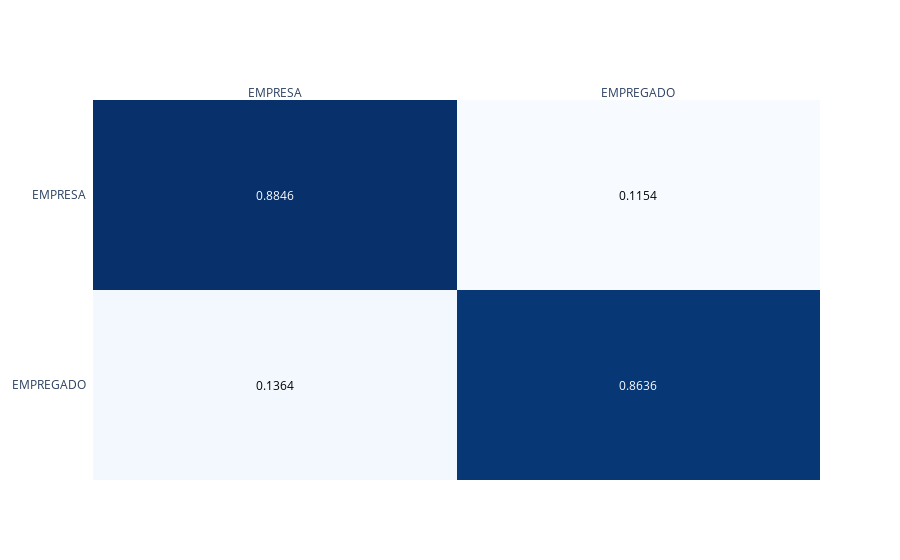

The notebook cell saved with this chart:
### Markdown cell above
## K-nearest Neighbor

### Code cell
from sklearn.neighbors import KNeighborsClassifier

text_clf = Pipeline([('vect', CountVectorizer()),
                     ('tfidf', TfidfTransformer()),
                     ('clf', KNeighborsClassifier()),
                     ])
metricas = treinar_cv(text_clf, "K-nearest Neighbor")
medias_cv = medias_cv.append( [metricas] )

### Figure 1 — Plotly figure (JSON) as saved in the notebook; plotly's stock layout.template omitted (floating-point values rounded to 4 significant figures)
{"data": [{"colorscale": [[0, "rgb(247,251,255)"], [0.125, "rgb(222,235,247)"], [0.25, "rgb(198,219,239)"], [0.375, "rgb(158,202,225)"], [0.5, "rgb(107,174,214)"], [0.625, "rgb(66,146,198)"], [0.75, "rgb(33,113,181)"], [0.875, "rgb(8,81,156)"], [1, "rgb(8,48,107)"]], "reversescale": false, "showscale": false, "type": "heatmap", "x": ["EMPRESA", "EMPREGADO"], "y": ["EMPRESA", "EMPREGADO"], "z": [[0.8846, 0.1154], [0.1364, 0.8636]]}], "layout": {"annotations": [{"font": {"color": "#FFFFFF"}, "showarrow": false, "text": "0.8846", "x": "EMPRESA", "xref": "x", "y": "EMPRESA", "yref": "y"}, {"font": {"color": "#000000"}, "showarrow": false, "text": "0.1154", "x": "EMPREGADO", "xref": "x", "y": "EMPRESA", "yref": "y"}, {"font": {"color": "#000000"}, "showarrow": false, "text": "0.1364", "x": "EMPRESA", "xref": "x", "y": "EMPREGADO", "yref": "y"}, {"font": {"color": "#FFFFFF"}, "showarrow": false, "text": "0.8636", "x": "EMPREGADO", "xref": "x", "y": "EMPREGADO", "yref": "y"}], "autosize": true, "xaxis": {"autorange": true, "dtick": 1, "gridcolor": "rgb(0, 0, 0)", "range": [-0.5, 1.5], "side": "top", "ticks": "", "type": "category"}, "yaxis": {"autorange": true, "dtick": 1, "range": [1.5, -0.5], "ticks": "", "ticksuffix": "  ", "type": "category"}}}
